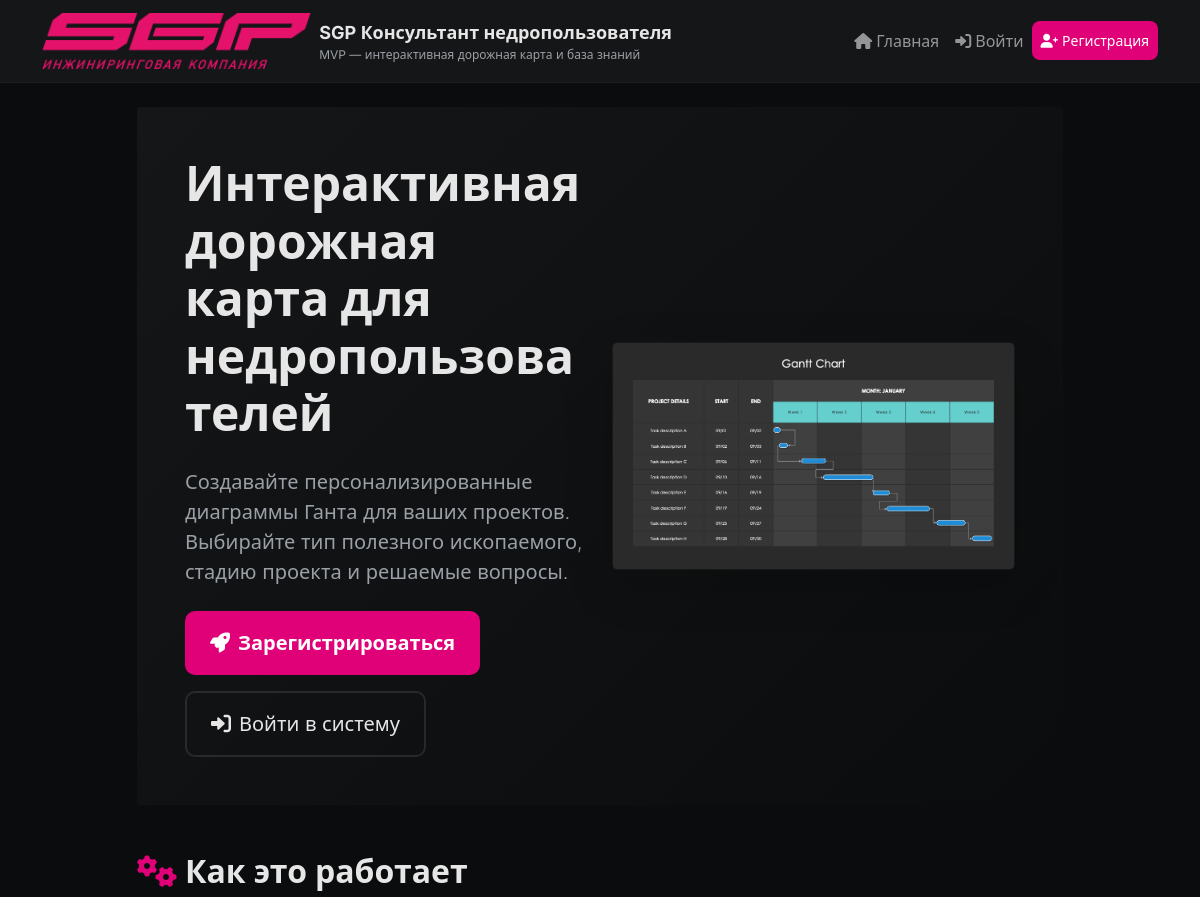
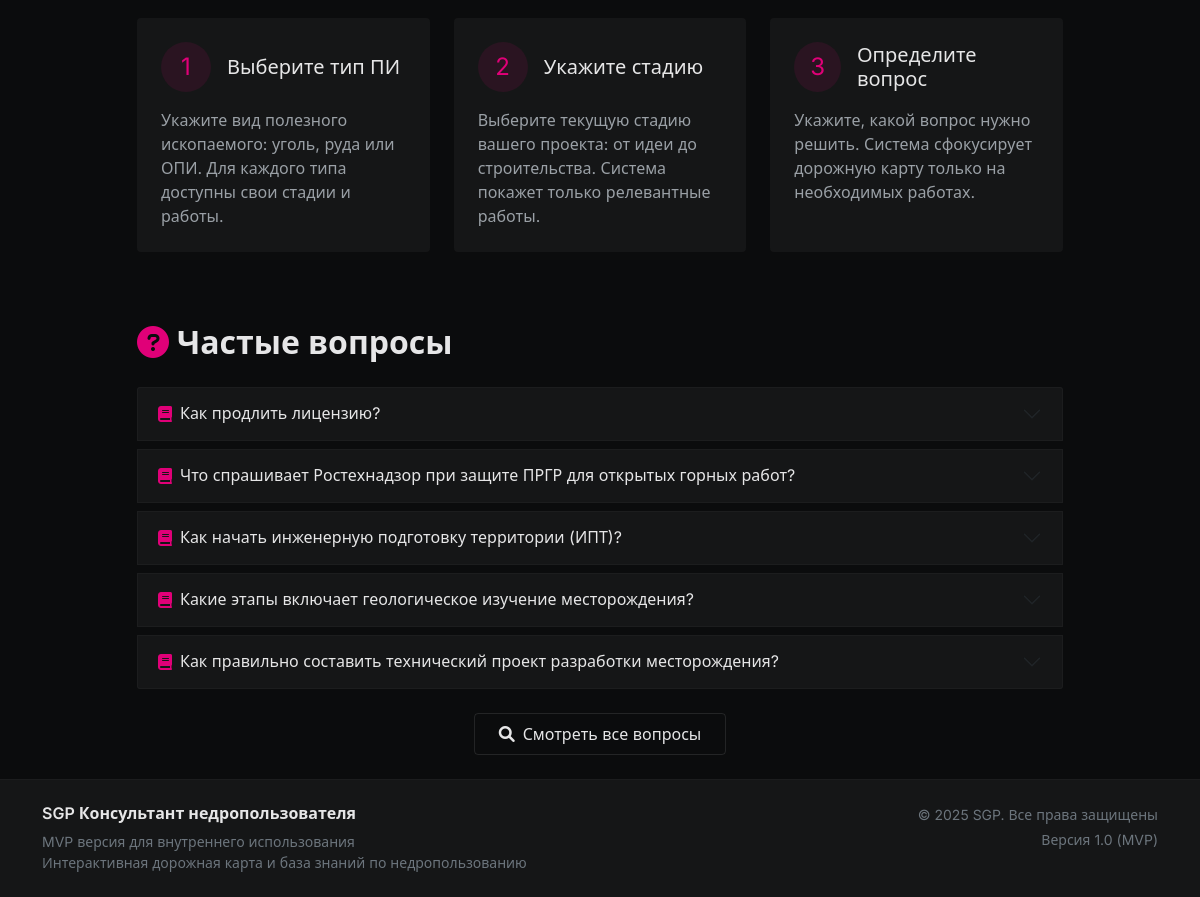
The page / on the database its author committed (2 pictures, top to bottom).
### roadmap_app/models.py (models this page shows, shortened)
class FAQ(models.Model):
    question = models.CharField(max_length=500, verbose_name='Вопрос')
    answer = models.TextField(verbose_name='Ответ')
    keywords = models.TextField(
        verbose_name='Ключевые слова (через запятую)',
        help_text='Слова для поиска, разделенные запятыми'
    )
    order = models.IntegerField(default=0, verbose_name='Порядок')
    is_active = models.BooleanField(default=True, verbose_name='Активен')
    created_at = models.DateTimeField(auto_now_add=True)
    class Meta:
        verbose_name = 'FAQ'
        verbose_name_plural = 'FAQ'
        ordering = ['order']

### roadmap_app/views.py (the view)
# urls.py: path('', HomeView.as_view(), name='home'),
class HomeView(TemplateView):
    template_name = 'home.html'
    def get_context_data(self, **kwargs):
        context = super().get_context_data(**kwargs)
        context['faqs'] = FAQ.objects.filter(is_active=True).order_by('order')[:5]
        return context

### templates/home.html (shortened to what this page needs)
{% extends 'base.html' %}
{% load static %}
{% block content %}
<div class="row justify-content-center">
    <div class="col-lg-10">
        <div class="card mb-5 border-0" style="background: linear-gradient(135deg, #151617 0%, #0b0c0d 100%);">
            <div class="card-body p-5">
                <div class="row align-items-center">
                    <div class="col-lg-6">
                        <h1 class="display-5 fw-bold mb-4" style="color: #e6e6e7;">
                            Интерактивная дорожная карта для недропользователей
                        </h1>
                        <p class="lead mb-4" style="color: #9aa0a6;">
                            Создавайте персонализированные диаграммы Ганта для ваших проектов.
                            Выбирайте тип полезного ископаемого, стадию проекта и решаемые вопросы.
                        </p>
                        {% if not user.is_authenticated %}
                        <div class="d-flex flex-wrap gap-3 mt-4">
                            <a href="{% url 'register' %}" class="btn btn-lg px-4 py-3"
                               style="background-color: #E00078; color: white; border-radius: 10px; font-weight: 600;">
                                <i class="fas fa-rocket me-2"></i>Зарегистрироваться
                            </a>
                            <a href="{% url 'login' %}" class="btn btn-lg px-4 py-3"
                               style="background-color: transparent; border: 2px solid rgba(255,255,255,0.1); color: #e6e6e7; border-radius: 10px;">
                                <i class="fas fa-sign-in-alt me-2"></i>Войти в систему
                            </a>
                        </div>
                        {% endif %}
                    </div>
                    <div class="col-lg-6 text-center mt-4 mt-lg-0">
                        <img src="{% static 'images/gantt-preview.png' %}" alt="Диаграмма Ганта"
                             class="img-fluid rounded-3 shadow-lg" style="border: 1px solid rgba(255,255,255,0.03);">
                    </div>
                </div>
            </div>
        </div>
        <div class="row mb-5">
            <div class="col-12">
                <h2 class="mb-4" style="color: #e6e6e7; font-weight: 600;">
                    <i class="fas fa-cogs me-2" style="color: #E00078;"></i>Как это работает
                </h2>
            </div>
            <div class="col-md-4 mb-4">
                <div class="card h-100 border-0" style="background-color: #151617; border: 1px solid rgba(255,255,255,0.03);">
                    <div class="card-body p-4">
                        <div class="d-flex align-items-center mb-3">
                            <div class="rounded-circle d-flex align-items-center justify-content-center me-3"
                                 style="width: 50px; height: 50px; background-color: rgba(224,0,120,0.1);">
                                <span class="text-white" style="font-size: 24px; color: #E00078 !important;">1</span>
                            </div>
                            <h5 class="card-title mb-0" style="color: #e6e6e7;">Выберите тип ПИ</h5>
                        </div>
                        <p class="card-text" style="color: #9aa0a6;">
                            Укажите вид полезного ископаемого: уголь, руда или ОПИ.
                            Для каждого типа доступны свои стадии и работы.
                        </p>
                    </div>
                </div>
            </div>
            <div class="col-md-4 mb-4">
                <div class="card h-100 border-0" style="background-color: #151617; border: 1px solid rgba(255,255,255,0.03);">
                    <div class="card-body p-4">
                        <div class="d-flex align-items-center mb-3">
                            <div class="rounded-circle d-flex align-items-center justify-content-center me-3"
                                 style="width: 50px; height: 50px; background-color: rgba(224,0,120,0.1);">
                                <span class="text-white" style="font-size: 24px; color: #E00078 !important;">2</span>
                            </div>
                            <h5 class="card-title mb-0" style="color: #e6e6e7;">Укажите стадию</h5>
                        </div>
                        <p class="card-text" style="color: #9aa0a6;">
                            Выберите текущую стадию вашего проекта: от идеи до строительства.
                            Система покажет только релевантные работы.
                        </p>
                    </div>
                </div>
            </div>
            <div class="col-md-4 mb-4">
                <div class="card h-100 border-0" style="background-color: #151617; border: 1px solid rgba(255,255,255,0.03);">
                    <div class="card-body p-4">
                        <div class="d-flex align-items-center mb-3">
                            <div class="rounded-circle d-flex align-items-center justify-content-center me-3"
                                 style="width: 50px; height: 50px; background-color: rgba(224,0,120,0.1);">
                                <span class="text-white" style="font-size: 24px; color: #E00078 !important;">3</span>
                            </div>
                            <h5 class="card-title mb-0" style="color: #e6e6e7;">Определите вопрос</h5>
                        </div>
                        <p class="card-text" style="color: #9aa0a6;">
                            Укажите, какой вопрос нужно решить. Система сфокусирует дорожную карту
                            только на необходимых работах.
                        </p>
                    </div>
                </div>
            </div>
        </div>
        <div class="row">
            <div class="col-12">
                <h2 class="mb-4" style="color: #e6e6e7; font-weight: 600;">
                    <i class="fas fa-question-circle me-2" style="color: #E00078;"></i>Частые вопросы
                </h2>
                <div class="accordion" id="faqAccordion">
                    {% for faq in faqs %}
                    <div class="accordion-item mb-2 border-0" style="background-color: #151617;">
                        <h3 class="accordion-header" id="heading{{ forloop.counter }}">
                            <button class="accordion-button collapsed py-3" type="button"
                                    data-bs-toggle="collapse" data-bs-target="#collapse{{ forloop.counter }}"
                                    style="background-color: #151617; color: #e6e6e7; border: 1px solid rgba(255,255,255,0.03);">
                                <i class="fas fa-book me-2" style="color: #E00078;"></i>
                                {{ faq.question }}
                            </button>
                        </h3>
                    </div>
                    {% endfor %}
                </div>
                <div class="text-center mt-4">
                    <a href="{% url 'faq_search' %}" class="btn px-4 py-2"
                       style="background-color: transparent; border: 1px solid rgba(255,255,255,0.1); color: #e6e6e7;">
                        <i class="fas fa-search me-2"></i>Смотреть все вопросы
                    </a>
                </div>
            </div>
        </div>
    </div>
</div>
{% endblock %}

### static/css/style.css (style rules this page uses)
:root { --bg: #0b0c0d; --card: #151617; --light: #e6e6e7; --muted: #9aa0a6; --fuchsia: #E00078; --accent-weak: rgba(224,0,120,0.08); --glass: rgba(255,255,255,0.02); }
* { margin: 0; padding: 0; box-sizing: border-box; }
body { font-family: 'Inter', 'Segoe UI', system-ui, -apple-system, sans-serif; background-color: var(--bg); color: var(--light); min-height: 100vh; line-height: 1.5; }

### rows shown on the page
FAQ: question "Как продлить лицензию?"
FAQ: question "Что спрашивает Ростехнадзор при защите ПРГР для открытых горных работ?"
FAQ: question "Как начать инженерную подготовку территории (ИПТ)?"
FAQ: question "Какие этапы включает геологическое изучение месторождения?"
FAQ: question "Как правильно составить технический проект разработки месторождения?"
